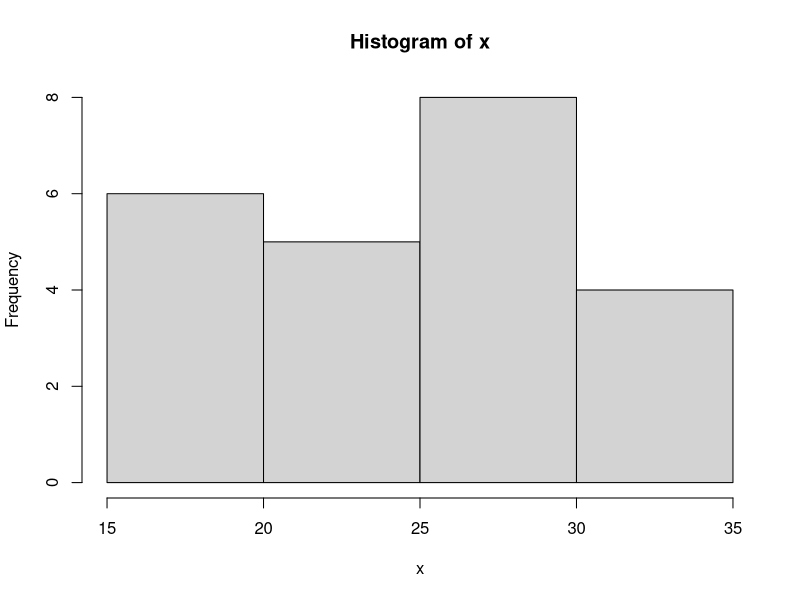
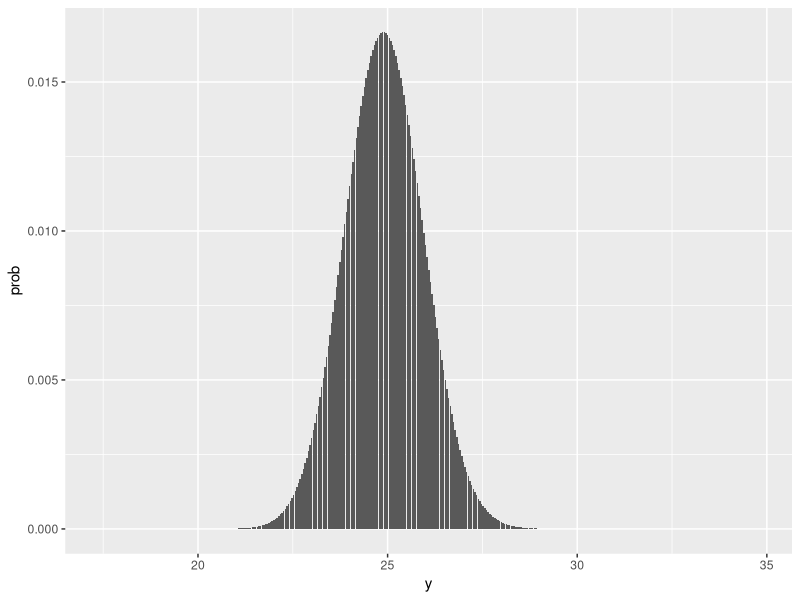
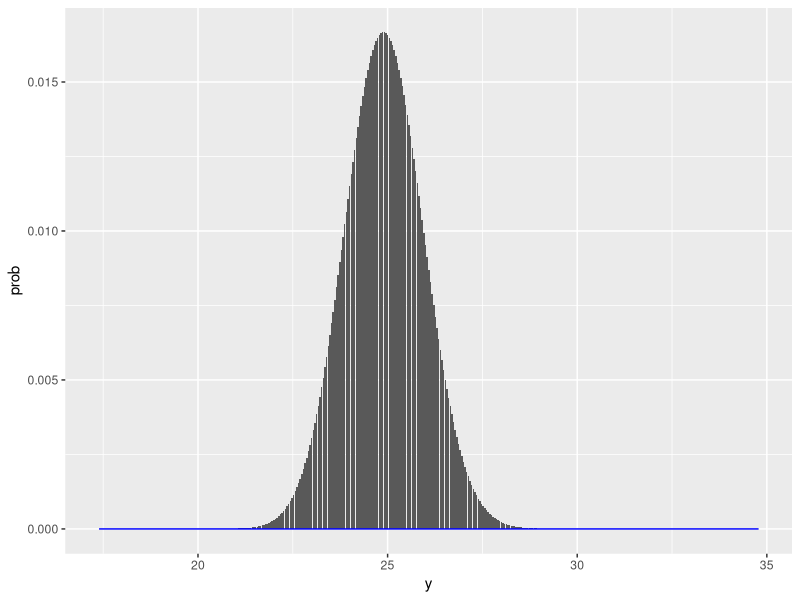
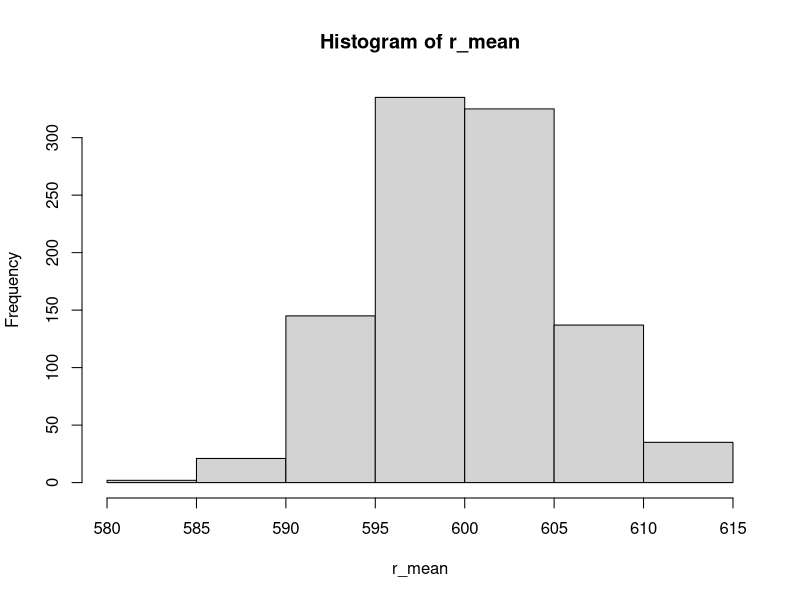
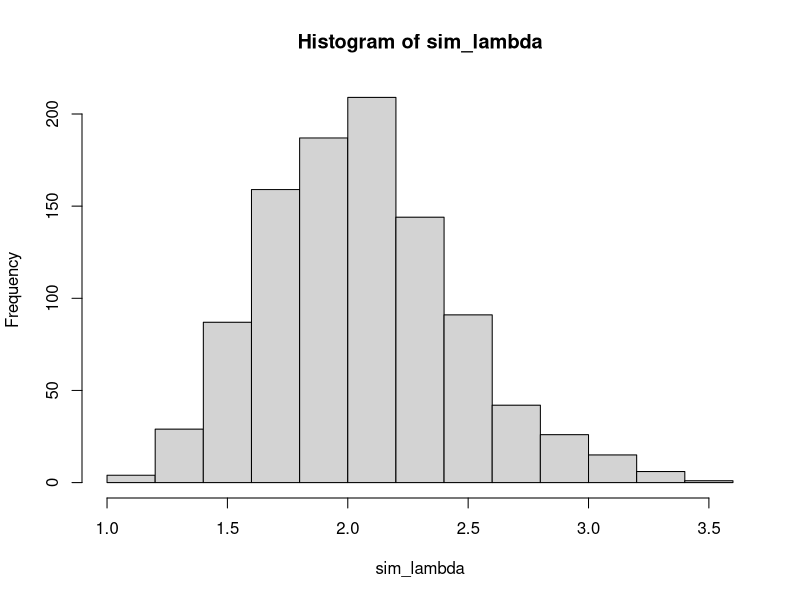
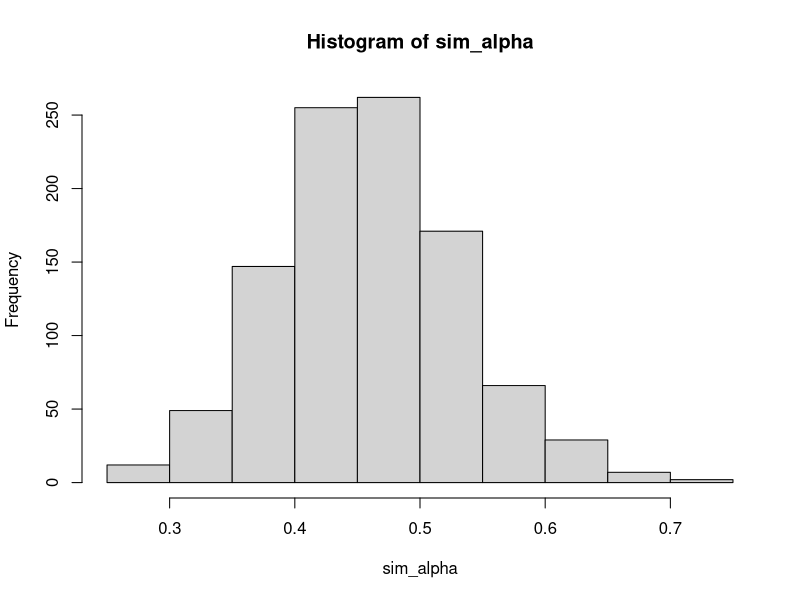
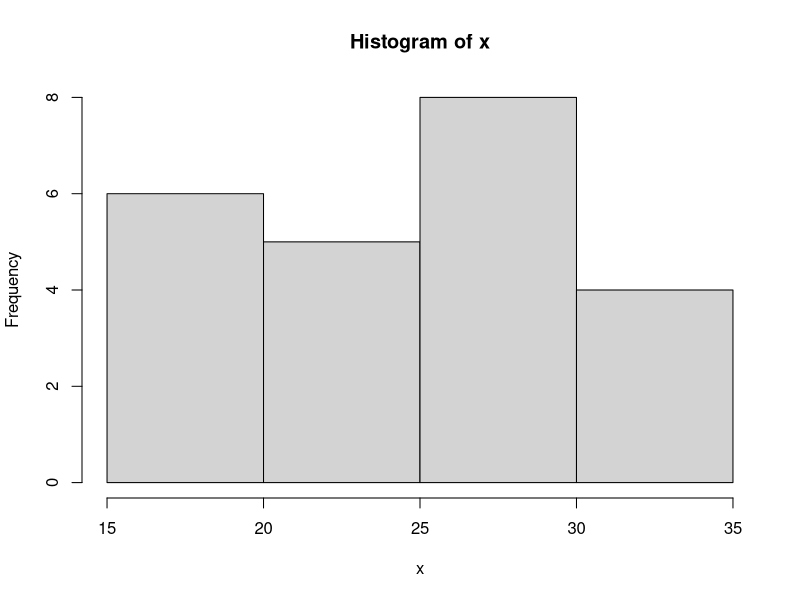

These figures' R source, in order: (Note: this script raises an error after producing the figures.)
library(ggplot2)
library(stats4) # for mle
library(numDeriv) # for grad
library(MASS) # for fitdistr

##############################################################################################
# Method of finding estimators I - method of moments
#
# LNp.8-8
# Suppose that X1, ..., Xn are i.i.d. ~ Poisson(lambda).
#
# The mean of Poisson(lambda): lambda
# The variance of Poisson(lambda): lambda
##############################################################################################
x <- c(31, 29, 19, 18, 31, 28, 34, 27, 34, 30, 16, 18, 26, 27, 27, 18, 24, 22, 28, 24, 21, 17, 24)
hist(x)

# First sample moment
(first_sample_moment <- sum(x)/length(x))

# Second sample moment
(second_sample_moment <- sum(x^2)/length(x))

# Since the lambda is the mean, whose estimator is exactly the first sample moment, so the
# best estimator for lambda is the first sample moment.
# Put in the observed data, the estimate is 24.91304
(lambda_estimate <- first_sample_moment)

##############################################################################################
# Estimate the variance of the estimate
#   - Exact sampling distribution
#   - Asymptotical method
#   - Simulation method (bootstrap)
#
# Continue with the previous example.
##############################################################################################
# 1. Exact sampling distribution
# By the calculation (LNp.8-10):
#   The sampling distribution of lambda:  1/nP(n*lambda)
#   The standard error of lambda       :  (lambda/n)^(1/2)
sqrt((lambda_estimate/length(x))) # 1.040757

# Plot the sampling distribution of lambda estimator
# Note that 1/n * P(n * lambda) actually means rpois(1, 573) / 23 (LNp.8-10)
(parameter <- length(x) * lambda_estimate)
x=c(400:800)
data <- data.frame(x=x, y=x/23, prob=dpois(x, 573))
ggplot(data, aes(x=y, y=prob)) + geom_bar(stat="identity")

# The probabily within 2 estimation error is 95.28%
sum(data[data$y>24.91-2.08 & data$y<24.91+2.08,]$prob)

# 2. Asymptotical method
# By LLN,
#   E(sample mean)   : population mean (LNp.1~6.95)
#   Var(sample mean) : population variance/n (LNp.1~6.95)
#   Var(sample mean) : sampling variance/n (LNp.1~6.96)
(lambda_estimated <- mean(x))
# The variance of the sample mean is variance/n
var(x)/length(x)
# The standard error of the sample mean is sqrt(variance/n)
(std_error <- sqrt(var(x)/length(x))) # 1.143659
#sqrt(lambda_estimated/length(x)) # 1.143659

# Plot the sampling distribution of lambda estimator
ggplot(data, aes(x=y, y=prob)) + geom_bar(stat="identity") + stat_function(fun=dnorm, args=list(mean=lambda_estimated, sd=std_error), colour="blue")

# 3. Simulation method
# Use random number generator to generate sampling distribution.
# The estimated parameters is from other approachs, such as moment method, MLE.
# Here, I use the estimated parameter from moment method
r_mean <- NULL
for( i in c(1:1000) ) {
    r_mean <- c(r_mean, mean(rpois(23, lambda=lambda_estimated)))
}
hist(r_mean)
var(r_mean)

##############################################################################################
# Method of finding estimators I - method of moments
#   - Simulation method (bootstrap)
#
# LNp.8-13~14
# Suppose that X1, ..., Xn are i.i.d. ~ Gamma(alpha, lambda).
#                            _
# The estimator of lambda is X/(var^2)
#                            _
# The estimator of alpha is (X^2)/(var^2)
##############################################################################################
# First sample moment
first_sample_moment <- 0.224

# Second sample moment
second_sample_moment <- 0.183976

# Estimated variance
(estimated_variance <- second_sample_moment - first_sample_moment^2)

# The estimate of lambda and alpha can be obtained (via X = 0.224, variance = 0.1338)
(lambda = first_sample_moment / estimated_variance)
(alpha = (first_sample_moment^2) / estimated_variance)

##############################################################################################
# Estimate the variance of the estimate
#   - Simulation method (bootstrap)
#
#   Exact sampling distribution is difficult to get in this example.
#   Asymptotical method is also difficult, since involving dividend: lambda=sample_mean/variance.
#
# Continue with the previous example.
##############################################################################################
# Using moment estimator (LNp.8-13)
lambda <- 1.674141
alpha <- 0.3750075

# Or, using MLE (LNp.8-28)
lambda <- 1.96
alpha <- 0.441

# 2. Simulation method
# Use random number generator to generate sampling distribution.
# The estimated parameters is from other approachs, such as moment method, MLE.
# Here, I use the estimated parameter from moment method
sim_lambda <- NULL
sim_alpha <- NULL
for( i in c(1:1000) ) {
    (sim_x <- rgamma(227, shape=alpha, rate=lambda))
    (sim_mean <- mean(sim_x))
    (sim_var <- mean(sim_x^2 - sim_mean^2))
    sim_lambda <- c(sim_lambda, sim_mean / sim_var)
    sim_alpha <- c(sim_alpha, (sim_mean^2) / sim_var)
}

# The variance of lambda is 0.12, standard deviation is 0.34
hist(sim_lambda)
(sim_lambda_var <- mean(sim_lambda^2 - mean(sim_lambda)^2))
(sim_lambda_sd <- sqrt(sim_lambda_var))

# The variance of alpha is 0.004, standard deviation is 0.06
hist(sim_alpha)
(sim_alpha_var <- mean(sim_alpha^2 - mean(sim_alpha)^2))
(sim_alpha_sd <- sqrt(sim_alpha_var))

##############################################################################################
# Method of finding estimators II - Maximum Likelihood Estimator (MLE)
#
# Use the sample Poisson example in LNp.8-8 to demo:
# Suppose that X1, ..., Xn are i.i.d. ~ Poisson(lambda).
#
# Instead of conducting mathmetical deduction, R mle()/nlm() function is used.
# The log likelihood function is used here.
#
# Alternative approach is fitdistr(), which fit data to common distributions, including
#
# Distribution        Start value requirement
# beta              : ?
# cauchy            : Auto computed
# chi-squared       : ?
# exponential       : No start value
# f                 : ?
# gamma             : Auto computed
# geometric         : No start value
# log-normal        : ?
# lognormal         : No start value
# logistic          : Auto computed
# negative binomial : Auto computed
# normal            : No start value
# Poisson           : No start value
# t                 : Auto computed
# weibull           : Auto computed
#
# For the Normal, log-Normal, geometric, exponential and Poisson distributions the closed-form MLEs (and exact standard errors) are used, and start should not be supplied.
##############################################################################################
x <- c(31, 29, 19, 18, 31, 28, 34, 27, 34, 30, 16, 18, 26, 27, 27, 18, 24, 22, 28, 24, 21, 17, 24)
hist(x)

# Use mle()
LL <- function(lambda) {
    R = dpois(x, lambda)
    -sum(log(R))
}
mle(LL, start = list(lambda = 10))

# Use nlm()
LL <- function(lambda, x) {
    sum(-dpois(x, lambda, log = TRUE))
}
out <- nlm(LL, 10, x, hessian = TRUE) # Trun on hessian for Fisher information
out$estimate

# Use fitdistr()
fitdistr(x, "Poisson")

# Using nlm(), hessian is the Fisher information of n observation data
(fish <- out$hessian)

##############################################################################################
# Asymptotic theory for method of MLE
#
# Use the sample Poisson example in LNp.8-8 to demo:
# Suppose that X1, ..., Xn are i.i.d. ~ Poisson(lambda).
#
##############################################################################################
x <- c(31, 29, 19, 18, 31, 28, 34, 27, 34, 30, 16, 18, 26, 27, 27, 18, 24, 22, 28, 24, 21, 17, 24)

# The log likelihood function for 1 random variable
LL_1 <- function(x, lambda) {
    dpois(x, lambda, log = TRUE)
}

# Observe how log likelihood function varies with different parameters, given different data
# Same figure in LNp.8-33.
lambda <- c(0:90)
data <- data.frame(lambda=lambda, prob=LL_1(31, lambda))
p <- ggplot(data, aes(x=lambda, y=prob)) + geom_line(colour="blue")

data <- data.frame(lambda=lambda, prob=LL_1(29, lambda))
p <- p + geom_line(data=data, aes(x=lambda, y=prob), colour="green")

data <- data.frame(lambda=lambda, prob=LL_1(19, lambda))
p <- p + geom_line(data=data, aes(x=lambda, y=prob), colour="purple")

data <- data.frame(lambda=lambda, prob=LL_1(18, lambda))
p <- p + geom_line(data=data, aes(x=lambda, y=prob), colour="yellow")

data <- data.frame(lambda=lambda, prob=LL_1(28, lambda))
p <- p + geom_line(data=data, aes(x=lambda, y=prob), colour="orange") + stat_function(fun=LL_joint)
p

##############################################################################################
# Insect counts data, Bliss and Fisher (1953) LNp.67
#
# Use the sample Poisson example in LNp.8-8 to demo:
# Suppose that X1, ..., Xn are i.i.d. ~ Poisson(lambda).
#
##############################################################################################
# Create the sample data
data <- data.frame(bug_per_leaf=c(0:8), obs_cnt=c(70, 38, 17, 10, 9, 3, 2, 1, 0))
data$prob <- data$obs_cnt / sum(data$obs_cnt)
data

# Histgram
ggplot(data, aes(x=bug_per_leaf, y=obs_cnt)) + geom_bar(stat="identity")
ggplot(data, aes(x=bug_per_leaf, y=prob)) + geom_bar(stat="identity")

# Fit Poisson statistical model
# The lambda estimator is sample mean
(sample_mean <- sum(data$bug_per_leaf * data$prob))
# Create estimation data following fitted Poisson model
data$pois_eta_cnt <- 150 * dpois(data$bug_per_leaf, lambda=sample_mean)

# Observe how good Poisson fit
ggplot(data, aes(x=bug_per_leaf, y=obs_cnt)) + geom_bar(stat="identity") + geom_line(aes(y=pois_eta_cnt), colour="blue")

# Fit Generalized Negative Binomial (GNB) statistical model
# Since I can't find built-in GNB model, I create a function as its pmf
dgnb <- function(x, m, k) {
    ((1+m/k)^(-k)) * (gamma(k+x)/factorial(x)/gamma(k)) * (m/(m+k))^x
}

# MLE is choosen as the estimators of m and k.
# The joint log likelihood function is created.
#   Since the joint log likelihood function needs observation data, instead of
# frequency, I recreate the observation data as x.
x <- NULL
for( row_i in c(1:nrow(data)) ) {
    x <- c(x, rep(data[row_i,]$bug_per_leaf, data[row_i,]$obs_cnt))
}
x

# Create joint log likelihood function
LL <- function(m, k) {
    R = dgnb(x, m, k)
    -sum(log(R))
}

# Use mle() to estimate m and k
mle(LL, start = list(m = 10, k = 10))

# Create estimation data following fitted Generalized Negative Binomial model
data$gnb_eta_cnt <- 150 * dgnb(data$bug_per_leaf, m=1.14881, k=1.024593)
data

# Observe how good Poisson and GNB fit
ggplot(data, aes(x=bug_per_leaf, y=obs_cnt)) + geom_bar(stat="identity") +
    geom_line(aes(y=pois_eta_cnt), colour="blue") +
    geom_line(aes(y=gnb_eta_cnt), colour="red")
